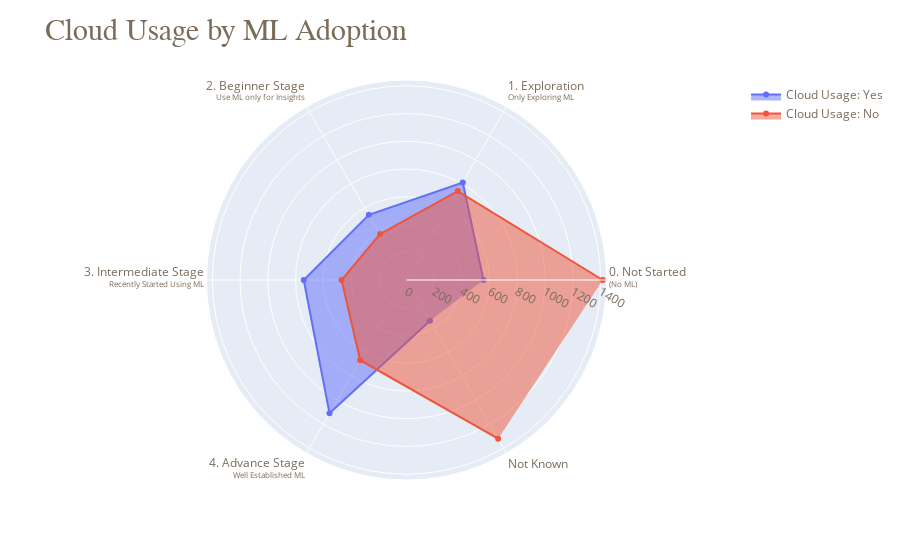

Notebook source saved alongside this figure:
### Code cell
# 머신러닝 도입 상태와 클라우드 컴퓨팅 플랫폼 사용 여부 간 관계를 분석하기 위한 데이터 생성
usage_per_adoption = scope_df.groupby(
    ["ML_adoption", "Cloud_usage"]  # 머신러닝 도입 상태(ML_adoption)와 클라우드 사용 여부(Cloud_usage) 기준으로 그룹화
).agg({
    "Q2": "count"  # 각 조합별 응답자 수 집계
}).reset_index().rename(columns={
    "Q2": "counts"  # 응답자 수 열 이름을 "counts"로 변경
})
usage_per_adoption

fig = go.Figure()

# 첫 번째 궤적: 클라우드 컴퓨팅 플랫폼을 사용하는 응답자
fig.add_trace(go.Scatterpolar(
      r=usage_per_adoption[usage_per_adoption["Cloud_usage"] == "Yes"].sort_values(by=["ML_adoption"])["counts"].to_list(),  # 클라우드 사용 그룹의 응답자 수
      theta=usage_per_adoption[usage_per_adoption["Cloud_usage"] == "Yes"].sort_values(by=["ML_adoption"])["ML_adoption"].to_list(),  # 머신러닝 도입 상태
      fill='toself',  # 궤적을 
      name='Cloud Usage: Yes'  # 범례
))

# 두 번째 궤적: 클라우드 컴퓨팅 플랫폼을 사용하지 않는 응답자
fig.add_trace(go.Scatterpolar(
      r=usage_per_adoption[usage_per_adoption["Cloud_usage"] == "No"].sort_values(by=["ML_adoption"])["counts"].to_list(),  # 클라우드 미사용 그룹의 응답자 수
      theta=usage_per_adoption[usage_per_adoption["Cloud_usage"] == "No"].sort_values(by=["ML_adoption"])["ML_adoption"].to_list(),  # 머신러닝 도입 상태
      fill='toself',  # 궤적을 채우기
      name="Cloud Usage: No"  # 범례 
))

# 제목과 스타일 
large_title_format = "<span style='font-size:30px; font-family:Times New Roman'>Cloud Usage by ML Adoption</span>"  # 큰 제목 
small_title_format = "<span style='font-size:14px; font-family:Helvetica'></b></span>"  # 작은 제목 

layout = dict(
    title=large_title_format + "<br>" + small_title_format,  # 제목
    font=dict(color='#7b6b59'),  # 폰트 색상
    showlegend=True,  # 범례
    margin=dict(t=80, pad=6),  # 여백
)

fig["layout"].update(layout)

fig.show()

### Figure 1 — Plotly figure (JSON) as saved in the notebook; plotly's stock layout.template omitted (floating-point values rounded to 4 significant figures)
{"data": [{"fill": "toself", "name": "Cloud Usage: Yes", "r": [555, 812, 543, 741, 1110, 339], "theta": ["0. Not Started<br><sup>(No ML)</sup>", "1. Exploration<br><sup>Only Exploring ML</sup>", "2. Beginner Stage<br><sup>Use ML only for Insights</sup>", "3. Intermediate Stage<br><sup>Recently Started Using ML</sup>", "4. Advance Stage<br><sup>Well Established ML</sup>", "Not Known"], "type": "scatterpolar"}, {"fill": "toself", "name": "Cloud Usage: No", "r": [1415, 740, 382, 468, 668, 1321], "theta": ["0. Not Started<br><sup>(No ML)</sup>", "1. Exploration<br><sup>Only Exploring ML</sup>", "2. Beginner Stage<br><sup>Use ML only for Insights</sup>", "3. Intermediate Stage<br><sup>Recently Started Using ML</sup>", "4. Advance Stage<br><sup>Well Established ML</sup>", "Not Known"], "type": "scatterpolar"}], "layout": {"font": {"color": "#7b6b59"}, "margin": {"pad": 6, "t": 80}, "showlegend": true, "title": {"text": "<span style='font-size:30px; font-family:Times New Roman'>Cloud Usage by ML Adoption</span><br><span style='font-size:14px; font-family:Helvetica'></b></span>"}}}
